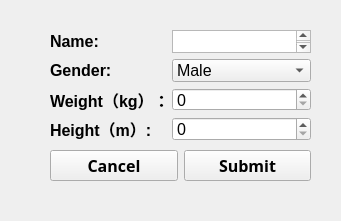
<?xml version="1.0" encoding="UTF-8"?>
<ui version="4.0">
 <class>MainWindow</class>
 <widget class="QMainWindow" name="MainWindow">
  <property name="geometry">
   <rect>
    <x>0</x>
    <y>0</y>
    <width>341</width>
    <height>221</height>
   </rect>
  </property>
  <property name="windowTitle">
   <string>MainWindow</string>
  </property>
  <widget class="QWidget" name="centralwidget">
   <widget class="QWidget" name="formLayoutWidget">
    <property name="geometry">
     <rect>
      <x>50</x>
      <y>30</y>
      <width>261</width>
      <height>111</height>
     </rect>
    </property>
    <layout class="QFormLayout" name="formLayout">
     <property name="horizontalSpacing">
      <number>2</number>
     </property>
     <item row="0" column="0">
      <widget class="QLabel" name="label">
       <property name="font">
        <font>
         <pointsize>12</pointsize>
         <weight>75</weight>
         <bold>true</bold>
        </font>
       </property>
       <property name="text">
        <string>Name:</string>
       </property>
      </widget>
     </item>
     <item row="1" column="0">
      <widget class="QLabel" name="label_2">
       <property name="font">
        <font>
         <pointsize>12</pointsize>
         <weight>75</weight>
         <bold>true</bold>
        </font>
       </property>
       <property name="text">
        <string>Gender:</string>
       </property>
      </widget>
     </item>
     <item row="2" column="0">
      <widget class="QLabel" name="label_3">
       <property name="font">
        <font>
         <pointsize>12</pointsize>
         <weight>75</weight>
         <bold>true</bold>
        </font>
       </property>
       <property name="text">
        <string>Weight（kg）：</string>
       </property>
      </widget>
     </item>
     <item row="3" column="0">
      <widget class="QLabel" name="label_4">
       <property name="font">
        <font>
         <pointsize>12</pointsize>
         <weight>75</weight>
         <bold>true</bold>
        </font>
       </property>
       <property name="text">
        <string>Height（m）:</string>
       </property>
      </widget>
     </item>
     <item row="0" column="1">
      <widget class="QTextEdit" name="textEdit">
       <property name="font">
        <font>
         <pointsize>12</pointsize>
        </font>
       </property>
      </widget>
     </item>
     <item row="1" column="1">
      <widget class="QComboBox" name="comboBox">
       <property name="font">
        <font>
         <pointsize>12</pointsize>
        </font>
       </property>
       <item>
        <property name="text">
         <string>Male</string>
        </property>
       </item>
       <item>
        <property name="text">
         <string>Female</string>
        </property>
       </item>
       <item>
        <property name="text">
         <string>Other Gender</string>
        </property>
       </item>
      </widget>
     </item>
     <item row="2" column="1">
      <widget class="QSpinBox" name="spinBox">
       <property name="font">
        <font>
         <pointsize>12</pointsize>
        </font>
       </property>
       <property name="maximum">
        <number>999</number>
       </property>
      </widget>
     </item>
     <item row="3" column="1">
      <widget class="QSpinBox" name="spinBox_2">
       <property name="font">
        <font>
         <pointsize>12</pointsize>
        </font>
       </property>
       <property name="maximum">
        <number>300</number>
       </property>
      </widget>
     </item>
    </layout>
   </widget>
   <widget class="QWidget" name="horizontalLayoutWidget">
    <property name="geometry">
     <rect>
      <x>50</x>
      <y>150</y>
      <width>261</width>
      <height>31</height>
     </rect>
    </property>
    <layout class="QHBoxLayout" name="horizontalLayout">
     <item>
      <widget class="QPushButton" name="pushButton">
       <property name="font">
        <font>
         <family>Arial Black</family>
         <pointsize>12</pointsize>
         <weight>75</weight>
         <bold>true</bold>
        </font>
       </property>
       <property name="text">
        <string>Cancel</string>
       </property>
      </widget>
     </item>
     <item>
      <widget class="QPushButton" name="pushButton_2">
       <property name="font">
        <font>
         <family>Arial Black</family>
         <pointsize>12</pointsize>
         <weight>75</weight>
         <bold>true</bold>
        </font>
       </property>
       <property name="text">
        <string>Submit</string>
       </property>
      </widget>
     </item>
    </layout>
   </widget>
  </widget>
 </widget>
 <resources/>
 <connections/>
</ui>
